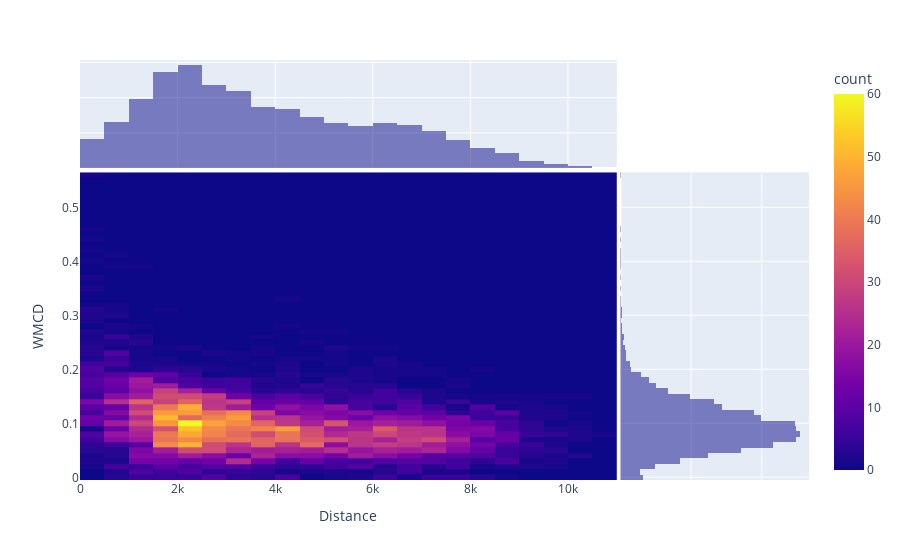

The code cell stored with this chart in its notebook:
### Code cell
import plotly.express as px
df = px.data.tips()

fig = px.density_heatmap(results, x="Distance", y="WMCD", marginal_x="histogram", marginal_y="histogram")
fig.show()

### Figure 1 — Plotly figure (JSON) as saved in the notebook; plotly's stock layout.template omitted (floating-point values rounded to 4 significant figures; data arrays with more than 128 entries replaced by an {"elided": "..."} marker saying what was removed)
{"data": [{"coloraxis": "coloraxis", "hovertemplate": "Distance=%{x}<br>WMCD=%{y}<br>count=%{z}<extra></extra>", "name": "", "type": "histogram2d", "x": {"elided": "5460 float values"}, "xaxis": "x", "xbingroup": "x", "y": {"elided": "5460 float values"}, "yaxis": "y", "ybingroup": "y"}, {"alignmentgroup": "True", "bingroup": "x", "hovertemplate": "Distance=%{x}<br>count=%{y}<extra></extra>", "legendgroup": "", "marker": {"color": "#0d0887"}, "name": "", "offsetgroup": "", "opacity": 0.5, "showlegend": false, "type": "histogram", "x": {"elided": "5460 float values"}, "xaxis": "x3", "yaxis": "y3"}, {"alignmentgroup": "True", "bingroup": "y", "hovertemplate": "WMCD=%{y}<br>count=%{x}<extra></extra>", "legendgroup": "", "marker": {"color": "#0d0887"}, "name": "", "offsetgroup": "", "opacity": 0.5, "showlegend": false, "type": "histogram", "xaxis": "x2", "y": {"elided": "5460 float values"}, "yaxis": "y2"}], "layout": {"barmode": "overlay", "coloraxis": {"colorbar": {"title": {"text": "count"}}, "colorscale": [[0, "#0d0887"], [0.1111, "#46039f"], [0.2222, "#7201a8"], [0.3333, "#9c179e"], [0.4444, "#bd3786"], [0.5556, "#d8576b"], [0.6667, "#ed7953"], [0.7778, "#fb9f3a"], [0.8889, "#fdca26"], [1, "#f0f921"]]}, "legend": {"tracegroupgap": 0}, "margin": {"t": 60}, "xaxis": {"anchor": "y", "domain": [0, 0.7363], "title": {"text": "Distance"}}, "xaxis2": {"anchor": "y2", "domain": [0.7413, 1], "matches": "x2", "showgrid": true, "showline": false, "showticklabels": false, "ticks": ""}, "xaxis3": {"anchor": "y3", "domain": [0, 0.7363], "matches": "x", "showgrid": true, "showticklabels": false}, "xaxis4": {"anchor": "y4", "domain": [0.7413, 1], "matches": "x2", "showgrid": true, "showline": false, "showticklabels": false, "ticks": ""}, "yaxis": {"anchor": "x", "domain": [0, 0.7326], "title": {"text": "WMCD"}}, "yaxis2": {"anchor": "x2", "domain": [0, 0.7326], "matches": "y", "showgrid": true, "showticklabels": false}, "yaxis3": {"anchor": "x3", "domain": [0.7426, 1], "matches": "y3", "showgrid": true, "showline": false, "showticklabels": false, "ticks": ""}, "yaxis4": {"anchor": "x4", "domain": [0.7426, 1], "matches": "y3", "showgrid": true, "showline": false, "showticklabels": false, "ticks": ""}}}
